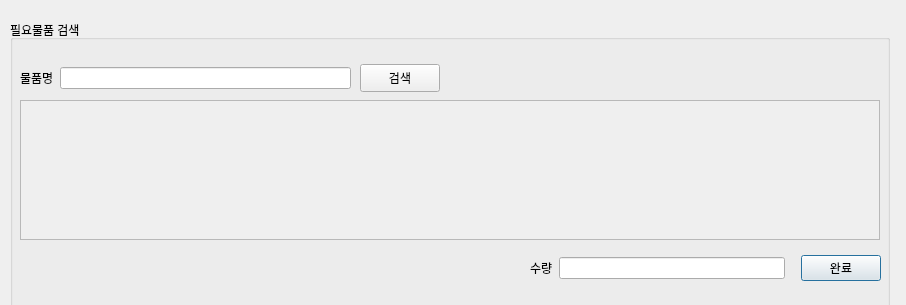
<?xml version="1.0" encoding="UTF-8"?>
<ui version="4.0">
 <class>Dialog</class>
 <widget class="QDialog" name="Dialog">
  <property name="geometry">
   <rect>
    <x>0</x>
    <y>0</y>
    <width>906</width>
    <height>305</height>
   </rect>
  </property>
  <property name="windowTitle">
   <string>Dialog</string>
  </property>
  <widget class="QGroupBox" name="groupBox">
   <property name="geometry">
    <rect>
     <x>10</x>
     <y>20</y>
     <width>880</width>
     <height>311</height>
    </rect>
   </property>
   <property name="title">
    <string>필요물품 검색</string>
   </property>
   <property name="flat">
    <bool>true</bool>
   </property>
   <widget class="QScrollArea" name="scrollArea_11">
    <property name="geometry">
     <rect>
      <x>10</x>
      <y>80</y>
      <width>860</width>
      <height>140</height>
     </rect>
    </property>
    <property name="widgetResizable">
     <bool>true</bool>
    </property>
    <widget class="QWidget" name="scrollAreaWidgetContents_11">
     <property name="geometry">
      <rect>
       <x>0</x>
       <y>0</y>
       <width>858</width>
       <height>138</height>
      </rect>
     </property>
     <widget class="QWidget" name="gridLayoutWidget_11">
      <property name="geometry">
       <rect>
        <x>0</x>
        <y>0</y>
        <width>861</width>
        <height>141</height>
       </rect>
      </property>
      <layout class="QGridLayout" name="gridLayout_11"/>
     </widget>
    </widget>
   </widget>
   <widget class="QWidget" name="horizontalLayoutWidget_11">
    <property name="geometry">
     <rect>
      <x>10</x>
      <y>40</y>
      <width>331</width>
      <height>36</height>
     </rect>
    </property>
    <layout class="QHBoxLayout" name="horizontalLayout_23">
     <item>
      <layout class="QVBoxLayout" name="verticalLayout_9">
       <item>
        <widget class="QLabel" name="label_8">
         <property name="enabled">
          <bool>true</bool>
         </property>
         <property name="text">
          <string>물품명</string>
         </property>
        </widget>
       </item>
      </layout>
     </item>
     <item>
      <layout class="QVBoxLayout" name="verticalLayout_8">
       <item>
        <widget class="QLineEdit" name="lineEdit_13"/>
       </item>
      </layout>
     </item>
    </layout>
   </widget>
   <widget class="QWidget" name="horizontalLayoutWidget">
    <property name="geometry">
     <rect>
      <x>520</x>
      <y>230</y>
      <width>351</width>
      <height>36</height>
     </rect>
    </property>
    <layout class="QHBoxLayout" name="horizontalLayout">
     <item>
      <layout class="QHBoxLayout" name="horizontalLayout_2">
       <property name="rightMargin">
        <number>10</number>
       </property>
       <item>
        <widget class="QLabel" name="label_21">
         <property name="enabled">
          <bool>true</bool>
         </property>
         <property name="autoFillBackground">
          <bool>false</bool>
         </property>
         <property name="text">
          <string>수량</string>
         </property>
        </widget>
       </item>
       <item>
        <widget class="QLineEdit" name="lineEdit_17"/>
       </item>
      </layout>
     </item>
     <item>
      <widget class="QPushButton" name="pushButton_2">
       <property name="text">
        <string>완료</string>
       </property>
      </widget>
     </item>
    </layout>
   </widget>
   <widget class="QPushButton" name="pushButton_6">
    <property name="geometry">
     <rect>
      <x>350</x>
      <y>44</y>
      <width>80</width>
      <height>28</height>
     </rect>
    </property>
    <property name="text">
     <string>검색</string>
    </property>
   </widget>
  </widget>
 </widget>
 <resources/>
 <connections/>
</ui>
